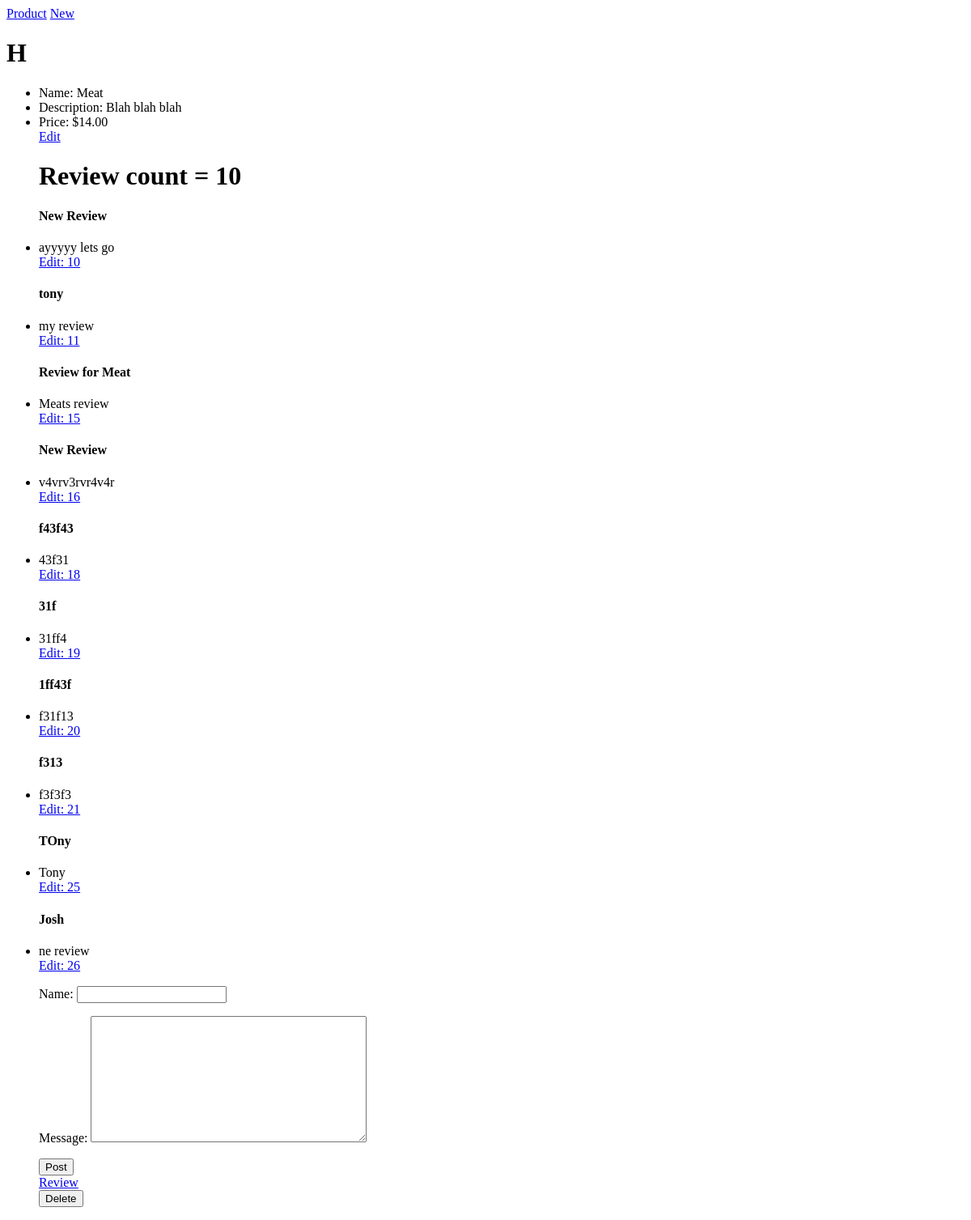
/products/59, run on an earlier commit of the app's database.
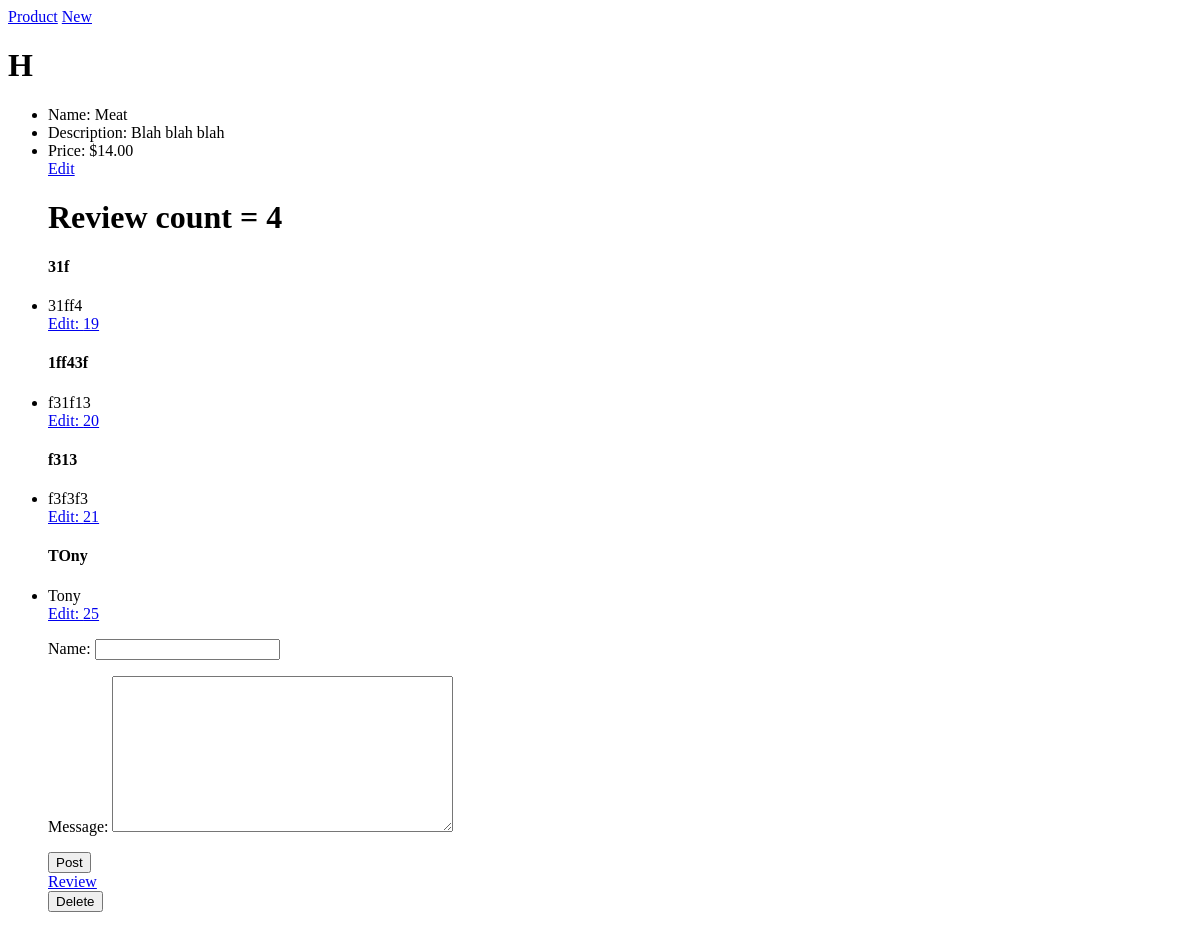
And on a later commit of the database.
### rainforest/models.py (models this page shows, shortened)
class Product(models.Model):
	name = models.CharField(max_length=255)
	description = models.TextField(max_length=500, validators=[min_length])
	price = models.IntegerField()
	def price_in_dollars(self):
		dollars = self.price
		return "${:.2f}".format(dollars)

class Review(models.Model):
	name = models.CharField(max_length=255)
	message = models.TextField()
	product = models.ForeignKey(Product, on_delete=models.CASCADE, related_name='reviews')

### rainforest/views.py (the view)
# urls.py: path('products/<int:id>',products_show, name='products_show'),
def products_show(request, id):
	product = Product.objects.get(pk=id)
	reviews = product.reviews.all()
	if request.method == 'POST':
		review_form = ReviewForm(request.POST)
		if review_form.is_valid():
			new_review = review_form.save()
			return HttpResponseRedirect('/products/{}'.format(id))
		else:
			pass
	else:
		review_form = ReviewForm(initial={'product': id})
	context = {
		'product': product,
		'reviews': reviews,
		'review_form': review_form
	}
	return render(request, 'product.html', context)

### rainforest/forms.py
class ReviewForm(forms.ModelForm):
	class Meta:
		model = Review
		widgets = { 'product': forms.HiddenInput() }
		fields = ['name', 'message', 'product']

### rainforest/templates/product.html (shortened to what this page needs)
{% extends 'base.html'%}
{% block content %}
<h1>H</h1>
<ul>
<li>Name: {{ product.name }}</li>
<li>Description: {{product.description}}</li>
<li>Price: {{product.price_in_dollars}}</li>
<a href="{% url 'product_edit' id=product.pk %}">Edit</a>
<h1>Review count = {{ product.reviews.count }}</h1>
  {% for review in reviews %}
    <h4>{{ review.name }}</h4>
    <li>{{ review.message }}</li>
    <a href="{% url 'edit_review' id=review.id %}">Edit: {{review.id}}</a>
  {% endfor %}
<form action="{% url 'products_show' id=product.pk %}" method="post">
  {{ review_form.as_p }}
  <input type="submit" name="" value="Post">
</form>
<a href="{% url 'product_review' id=product.id %}">Review</a>
<form action="{% url 'product_delete' id=product.pk %}" method="post">
  <input type="submit" name="" value="Delete">
</form>
</ul>
{% endblock %}

### rainforest/templates/base.html (shortened to what this page needs)
<!DOCTYPE html>
<html>
<head>
</head>
<body>
	<header>
	<a href="{% url 'products_home' %}">Product</a>
	<a href="{% url 'product_create' %}">New</a>
	</header>
	{% block content %}
	{% endblock %}
</body>
</html>

What changed in the data, as far as the page shows it:
removed Review: name "New Review", message "ayyyyy lets go", id "10"
removed Review: name "tony", message "my review", id "11"
removed Review: name "Review for Meat", message "Meats review", id "15"
removed Review: name "New Review", message "v4vrv3rvr4v4r", id "16"
removed Review: name "f43f43", message "43f31", id "18"
removed Review: name "Josh", message "ne review", id "26"
computed for Product "Meat": reviews.count "10" → "4"
